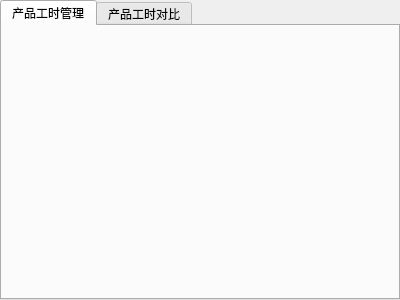
<?xml version="1.0" encoding="UTF-8"?>
<ui version="4.0">
 <class>PwhAnalysis</class>
 <widget class="QWidget" name="PwhAnalysis">
  <property name="geometry">
   <rect>
    <x>0</x>
    <y>0</y>
    <width>400</width>
    <height>300</height>
   </rect>
  </property>
  <property name="windowTitle">
   <string>Form</string>
  </property>
  <layout class="QHBoxLayout" name="horizontalLayout">
   <property name="spacing">
    <number>0</number>
   </property>
   <property name="leftMargin">
    <number>0</number>
   </property>
   <property name="topMargin">
    <number>0</number>
   </property>
   <property name="rightMargin">
    <number>0</number>
   </property>
   <property name="bottomMargin">
    <number>0</number>
   </property>
   <item>
    <widget class="QTabWidget" name="tabWidget">
     <property name="currentIndex">
      <number>0</number>
     </property>
     <widget class="PwhManagement" name="tab">
      <attribute name="title">
       <string>产品工时管理</string>
      </attribute>
     </widget>
     <widget class="PwhContrast" name="tab_2">
      <attribute name="title">
       <string>产品工时对比</string>
      </attribute>
     </widget>
    </widget>
   </item>
  </layout>
 </widget>
 <customwidgets>
  <customwidget>
   <class>PwhContrast</class>
   <extends>QWidget</extends>
   <header>Pwh/pwhcontrast.h</header>
   <container>1</container>
  </customwidget>
  <customwidget>
   <class>PwhManagement</class>
   <extends>QWidget</extends>
   <header>Pwh/PwhManagement.h</header>
   <container>1</container>
  </customwidget>
 </customwidgets>
 <resources/>
 <connections/>
</ui>
